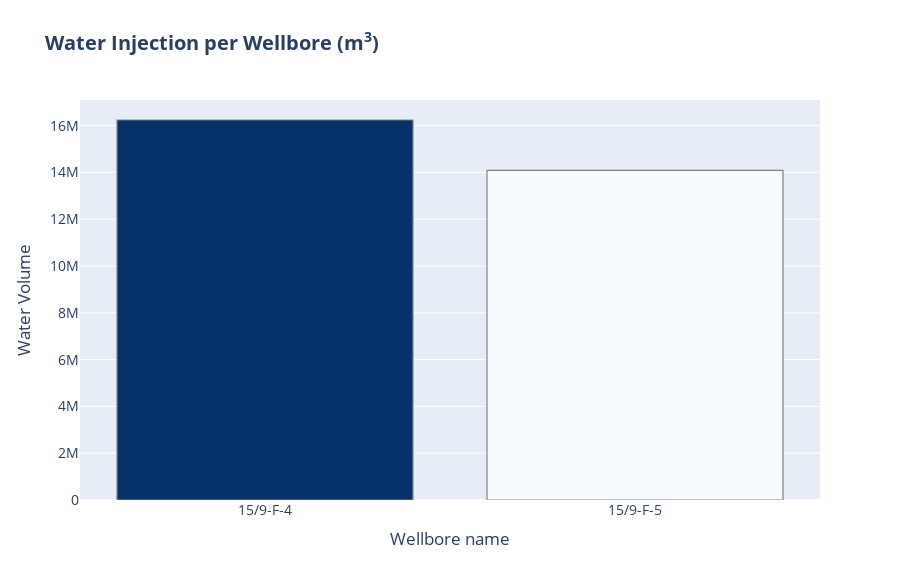

Notebook code cell kept with this figure:
### Markdown cell above
### Answers

- The wellbore `15/9-F-12` produced the highest amount of hydrocarbon.
- The wellbore `15/9-F-5` produced the lowest amount of hydrocarbon. This is because its production life only began in **April 2016**, after being employed as an injection wellbore for waterflooding since **August 2016**.
- The wellbore `15/9-F-14` was the biggest water producer. The high amount of produced water from the wellbore may indicate a poor management of water production.

### Code cell
layout = go.Layout(
    title="<b>Water Injection per Wellbore (m<sup>3</sup>)</b>",
    xaxis_title="Wellbore name",
    yaxis=dict(
        title="Water Volume",
        hoverformat=",.0f"
    ),
    font_size=14,
    width=900,
    height=580
)

trace = go.Bar(
    x=injection_wells_df["WELLBORE_NAME"],
    y=injection_wells_df["WI"],
    customdata=(injection_wells_df["WI"] / volumes.get("WATER")),
    hovertemplate="<br>".join(["<b>%{x}</b><br>", "<b>barrels:</b> %{customdata:,.0f}", "<b>cubic meters:</b> %{y}"]),
    hoverlabel=dict(bgcolor="aliceblue", font_color="#333"),
    marker=dict(color=injection_wells_df["WI"], colorscale="Blues", line=dict(color="gray", width=1.2)),
    name=""
)

go.Figure(data=[trace], layout=layout)

### Figure 1 — Plotly figure (JSON) as saved in the notebook; plotly's stock layout.template omitted (floating-point values rounded to 4 significant figures)
{"data": [{"customdata": [102200000.0, 88620000.0], "hoverlabel": {"bgcolor": "aliceblue", "font": {"color": "#333"}}, "hovertemplate": "<b>%{x}</b><br><br><b>barrels:</b> %{customdata:,.0f}<br><b>cubic meters:</b> %{y}", "marker": {"color": [16240000.0, 14090000.0], "colorscale": [[0, "rgb(247,251,255)"], [0.125, "rgb(222,235,247)"], [0.25, "rgb(198,219,239)"], [0.375, "rgb(158,202,225)"], [0.5, "rgb(107,174,214)"], [0.625, "rgb(66,146,198)"], [0.75, "rgb(33,113,181)"], [0.875, "rgb(8,81,156)"], [1, "rgb(8,48,107)"]], "line": {"color": "gray", "width": 1.2}}, "name": "", "type": "bar", "x": ["15/9-F-4", "15/9-F-5"], "y": [16240000.0, 14090000.0]}], "layout": {"font": {"size": 14}, "height": 580, "title": {"text": "<b>Water Injection per Wellbore (m<sup>3</sup>)</b>"}, "width": 900, "xaxis": {"title": {"text": "Wellbore name"}}, "yaxis": {"hoverformat": ",.0f", "title": {"text": "Water Volume"}}}}
